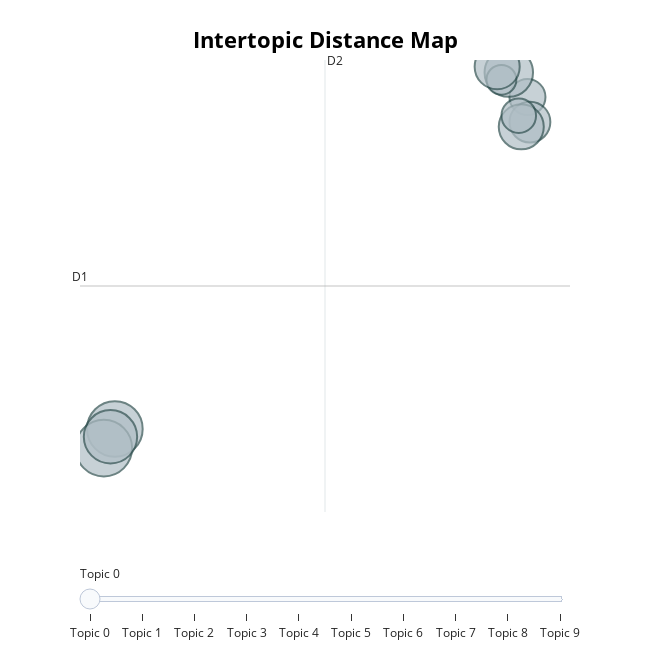

The cell this chart's notebook holds for it:
### Markdown cell above
**Visualization**

### Code cell
model.visualize_topics()

### Figure 1 — Plotly figure (JSON) as saved in the notebook; plotly's stock layout.template omitted (floating-point values rounded to 4 significant figures)
{"data": [{"customdata": [[0, "year | twin | fezco | rank | maddy cassie", 230], [1, "skin | series finale | west | open end | hear", 549], [2, "unreliable narator | rue dead | theory | mj | version", 568], [3, "nate | issue | romantic | leave | kis", 417], [4, "thank | remember | class | bot | haha", 505], [5, "man | identify | date | atract | lie", 296], [6, "cal | maddy | kill nate | beat | fez", 360], [7, "kis | lexi like | french | replace | carnival", 158], [8, "sell | ashtray | decent | grandma | brother", 212], [9, "diagnose | year | mental | pil | adictive", 360]], "hovertemplate": "<b>Topic %{customdata[0]}</b><br>Words: %{customdata[1]}<br>Size: %{customdata[2]}", "legendgroup": "", "marker": {"color": "#B0BEC5", "line": {"color": "DarkSlateGrey", "width": 2}, "size": [230, 549, 568, 417, 505, 296, 360, 158, 212, 360], "sizemode": "area", "sizeref": 0.355, "symbol": "circle"}, "mode": "markers", "name": "", "orientation": "v", "showlegend": false, "type": "scatter", "x": [17.77, -9.927, -10.67, 16.51, -10.22, 17.93, 17.35, 16.02, 17.18, 15.73], "xaxis": "x", "y": [-2.959, -16.05, -16.8, -1.993, -16.36, -3.945, -4.131, -2.277, -3.691, -1.759], "yaxis": "y"}], "layout": {"annotations": [{"showarrow": false, "text": "D1", "x": -12.27, "y": -10.41, "yshift": 10}, {"showarrow": false, "text": "D2", "x": 4.177, "xshift": 10, "y": -1.496}], "height": 650, "hoverlabel": {"bgcolor": "white", "font": {"family": "Rockwell", "size": 16}}, "legend": {"itemsizing": "constant", "tracegroupgap": 0}, "margin": {"t": 60}, "shapes": [{"line": {"color": "#CFD8DC", "width": 2}, "type": "line", "x0": 4.177, "x1": 4.177, "y0": -19.32, "y1": -1.496}, {"line": {"color": "#9E9E9E", "width": 2}, "type": "line", "x0": -12.27, "x1": 20.62, "y0": -10.41, "y1": -10.41}], "sliders": [{"active": 0, "pad": {"t": 50}, "steps": [{"args": [{"marker.color": [["red", "#B0BEC5", "#B0BEC5", "#B0BEC5", "#B0BEC5", "#B0BEC5", "#B0BEC5", "#B0BEC5", "#B0BEC5", "#B0BEC5"]]}], "label": "Topic 0", "method": "update"}, {"args": [{"marker.color": [["#B0BEC5", "red", "#B0BEC5", "#B0BEC5", "#B0BEC5", "#B0BEC5", "#B0BEC5", "#B0BEC5", "#B0BEC5", "#B0BEC5"]]}], "label": "Topic 1", "method": "update"}, {"args": [{"marker.color": [["#B0BEC5", "#B0BEC5", "red", "#B0BEC5", "#B0BEC5", "#B0BEC5", "#B0BEC5", "#B0BEC5", "#B0BEC5", "#B0BEC5"]]}], "label": "Topic 2", "method": "update"}, {"args": [{"marker.color": [["#B0BEC5", "#B0BEC5", "#B0BEC5", "red", "#B0BEC5", "#B0BEC5", "#B0BEC5", "#B0BEC5", "#B0BEC5", "#B0BEC5"]]}], "label": "Topic 3", "method": "update"}, {"args": [{"marker.color": [["#B0BEC5", "#B0BEC5", "#B0BEC5", "#B0BEC5", "red", "#B0BEC5", "#B0BEC5", "#B0BEC5", "#B0BEC5", "#B0BEC5"]]}], "label": "Topic 4", "method": "update"}, {"args": [{"marker.color": [["#B0BEC5", "#B0BEC5", "#B0BEC5", "#B0BEC5", "#B0BEC5", "red", "#B0BEC5", "#B0BEC5", "#B0BEC5", "#B0BEC5"]]}], "label": "Topic 5", "method": "update"}, {"args": [{"marker.color": [["#B0BEC5", "#B0BEC5", "#B0BEC5", "#B0BEC5", "#B0BEC5", "#B0BEC5", "red", "#B0BEC5", "#B0BEC5", "#B0BEC5"]]}], "label": "Topic 6", "method": "update"}, {"args": [{"marker.color": [["#B0BEC5", "#B0BEC5", "#B0BEC5", "#B0BEC5", "#B0BEC5", "#B0BEC5", "#B0BEC5", "red", "#B0BEC5", "#B0BEC5"]]}], "label": "Topic 7", "method": "update"}, {"args": [{"marker.color": [["#B0BEC5", "#B0BEC5", "#B0BEC5", "#B0BEC5", "#B0BEC5", "#B0BEC5", "#B0BEC5", "#B0BEC5", "red", "#B0BEC5"]]}], "label": "Topic 8", "method": "update"}, {"args": [{"marker.color": [["#B0BEC5", "#B0BEC5", "#B0BEC5", "#B0BEC5", "#B0BEC5", "#B0BEC5", "#B0BEC5", "#B0BEC5", "#B0BEC5", "red"]]}], "label": "Topic 9", "method": "update"}]}], "title": {"font": {"color": "Black", "size": 22}, "text": "<b>Intertopic Distance Map", "x": 0.5, "xanchor": "center", "y": 0.95, "yanchor": "top"}, "width": 650, "xaxis": {"anchor": "y", "domain": [0, 1], "range": [-12.27, 20.62], "title": {"text": ""}, "visible": false}, "yaxis": {"anchor": "x", "domain": [0, 1], "range": [-19.32, -1.496], "title": {"text": ""}, "visible": false}}}
